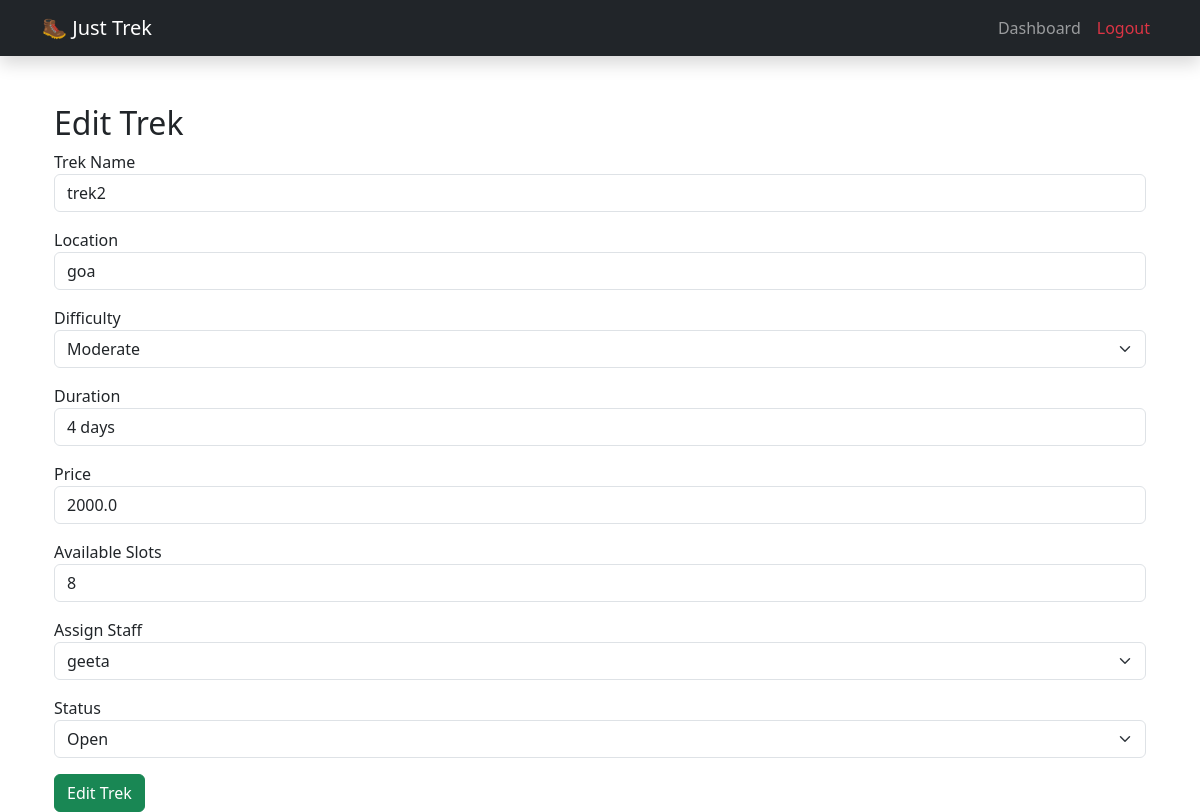
Page /admin/edit_trek/2 (signed in) on the committed database.
### models.py (models this page shows, shortened)
class Trek(db.Model):
    __tablename__ = "treks"
    id = db.Column(db.Integer, primary_key=True)
    name = db.Column(db.String(100), nullable=False)
    location = db.Column(db.String(100), nullable=False)
    difficulty = db.Column(db.String(50), nullable=False)
    duration = db.Column(db.String(50), nullable=False)
    price = db.Column(db.Float, nullable=False)
    available_slots = db.Column(db.Integer, nullable=False)
    status = db.Column(db.String(20), nullable=False, default="open")
    assigned_staff_id = db.Column(db.Integer, db.ForeignKey("users.id"), nullable=True)
    bookings = db.relationship("Booking", backref="trek", lazy=True)

class User(db.Model):
    __tablename__ = "users"
    id = db.Column(db.Integer, primary_key=True)
    username = db.Column(db.String(50), unique=True, nullable=False)
    passhash = db.Column(db.String(200), nullable=False)
    name = db.Column(db.String(50), nullable=False)
    role = db.Column(db.String(20), nullable=False)
    approved = db.Column(db.Boolean, default=False)
    active = db.Column(db.Boolean, default=True)
    bookings = db.relationship("Booking", backref="user", lazy=True)
    staff_profile = db.relationship("StaffProfile",backref="user",uselist=False,cascade="all, delete-orphan")
    @property
    def password(self):
        raise AttributeError("Password is not a readable attribute")

### routes.py (the view)
@main.route("/admin/edit_trek/<int:trek_id>")
def edit_trek(trek_id):
    if session.get("role") != "admin":
        flash("Access Denied!")
        return redirect(url_for("main.login"))
    trek = Trek.query.get_or_404(trek_id)
    staff = User.query.filter_by(role="staff").all()
    return render_template(
        "admin/edit_trek.html",
        trek=trek,
        staff=staff
    )

### templates/admin/edit_trek.html (shortened to what this page needs)
{% extends "base.html" %}
{% block content %}
<div class="container mt-5">
    <h2>Edit Trek</h2>
    <form method="POST" action="{{ url_for('main.edit_trek_post', trek_id=trek.id) }}">
        <div class="mb-3">
            <label>Trek Name</label>
            <input
                type="text"
                class="form-control"
                name="name"
                value="{{ trek.name }}"
                required>
        </div>
        <div class="mb-3">
            <label>Location</label>
            <input
                type="text"
                class="form-control"
                name="location"
                value="{{ trek.location }}"
                required>
        </div>
        <div class="mb-3">
            <label>Difficulty</label>
            <select
                class="form-select"
                name="difficulty">
                <option value="Moderate"
                {% if trek.difficulty == "Moderate" %}selected{% endif %}>
                Moderate
                </option>
            </select>
        </div>
        <div class="mb-3">
            <label>Duration</label>
            <input
                type="text"
                class="form-control"
                name="duration"
                value="{{ trek.duration }}">
        </div>
        <div class="mb-3">
            <label>Price</label>
            <input
                type="number"
                class="form-control"
                name="price"
                value="{{ trek.price }}">
        </div>
        <div class="mb-3">
            <label>Available Slots</label>
            <input
                type="number"
                class="form-control"
                name="available_slots"
                value="{{ trek.available_slots }}">
        </div>
        <div class="mb-3">
            <label>Assign Staff</label>
            <select
                class="form-select"
                name="assigned_staff">
                {% for person in staff %}
                <option value="{{ person.id }}" {% if person.id == trek.assigned_staff_id %}selected{% endif %}>
                    {{ person.name }}
                </option>
                {% endfor %}
            </select>
        </div>
        <div class="mb-3">
            <label>Status</label>
            <select
                class="form-select"
                name="status">
                <option value="Open"
                {% if trek.status == "Open" %}selected{% endif %}>
                Open
                </option>
            </select>
        </div>
        <button
            class="btn btn-success">
            Edit Trek
        </button>
    </form>
</div>
{% endblock %}

### rows in the picture
Trek: name "trek2", location "goa", difficulty "Moderate", duration "4 days", price "2000.0", available_slots "8", assigned_staff "geeta", status "Open"
